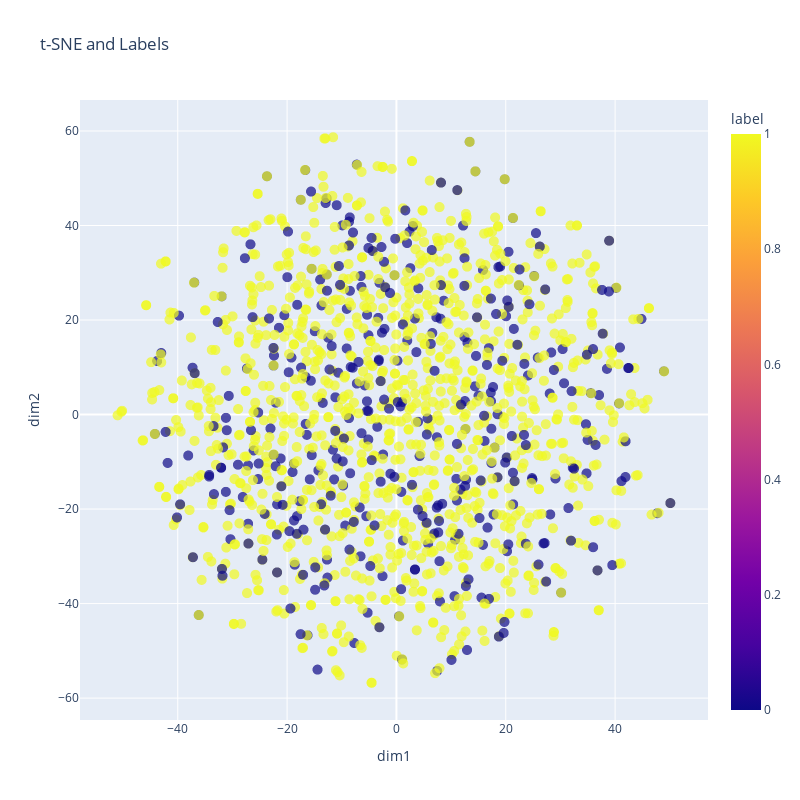

The notebook cell this image was saved under:
### Code cell
fig = px.scatter(data, x='dim1', y='dim2',
              color='label', opacity=0.7, title = 't-SNE and Labels', width=800, height=800)

fig.update_traces(marker = dict(size=10))

fig.show()

### Figure 1 — Plotly figure (JSON) as saved in the notebook; plotly's stock layout.template omitted (floating-point values rounded to 4 significant figures; data arrays with more than 128 entries replaced by an {"elided": "..."} marker saying what was removed)
{"data": [{"hovertemplate": "dim1=%{x}<br>dim2=%{y}<br>label=%{marker.color}<extra></extra>", "legendgroup": "", "marker": {"color": {"elided": "1500 int values"}, "coloraxis": "coloraxis", "opacity": 0.7, "size": 10, "symbol": "circle"}, "mode": "markers", "name": "", "showlegend": false, "type": "scattergl", "x": {"elided": "1500 float values"}, "xaxis": "x", "y": {"elided": "1500 float values"}, "yaxis": "y"}], "layout": {"coloraxis": {"colorbar": {"title": {"text": "label"}}, "colorscale": [[0, "#0d0887"], [0.1111, "#46039f"], [0.2222, "#7201a8"], [0.3333, "#9c179e"], [0.4444, "#bd3786"], [0.5556, "#d8576b"], [0.6667, "#ed7953"], [0.7778, "#fb9f3a"], [0.8889, "#fdca26"], [1, "#f0f921"]]}, "height": 800, "legend": {"tracegroupgap": 0}, "title": {"text": "t-SNE and Labels"}, "width": 800, "xaxis": {"anchor": "y", "autorange": true, "domain": [0, 1], "range": [-57.89, 57.0], "title": {"text": "dim1"}, "type": "linear"}, "yaxis": {"anchor": "x", "autorange": true, "domain": [0, 1], "range": [-64.63, 66.56], "title": {"text": "dim2"}, "type": "linear"}}}
